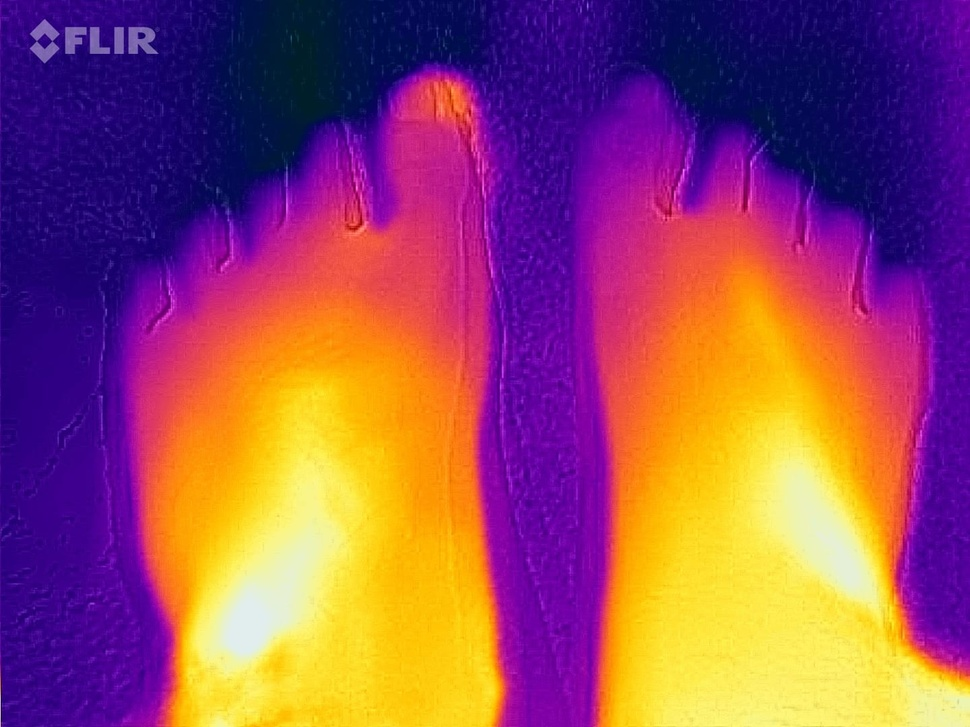
#> input picture inputimg/1.jpeg, 970 x 727 px, shrunk from 1440 x 1080 before the run
$ python -i universal_finder.py   (imports and definitions only)
#> lines starting #> are read from the running program, lines starting #| are printed output that depends on the picture; after the words box and inside, x2 and y2 are one past the last pixel; in counts of white or black regions, pixels touching at a corner belong together
#> further down, picture is the input picture: shape (727, 970, 3); mean B, G, R 99, 77.6, 149.1
import cv2
import numpy as np

class UniversalFinder:
    """
    Anatomie-unabhängige Erkennung von Hitzezentren (Hotspots).
    Wird als Fallback genutzt, wenn keine spezifischen Körperteile (wie Füße) erkannt werden.
    """
    @staticmethod
    def find_hotspots(image: np.ndarray, max_regions: int = 6) -> list:
#> called with max_regions = 6
        h, w = image.shape[:2]
#> h = 727; w = 970
        gray = cv2.cvtColor(image, cv2.COLOR_BGR2GRAY)
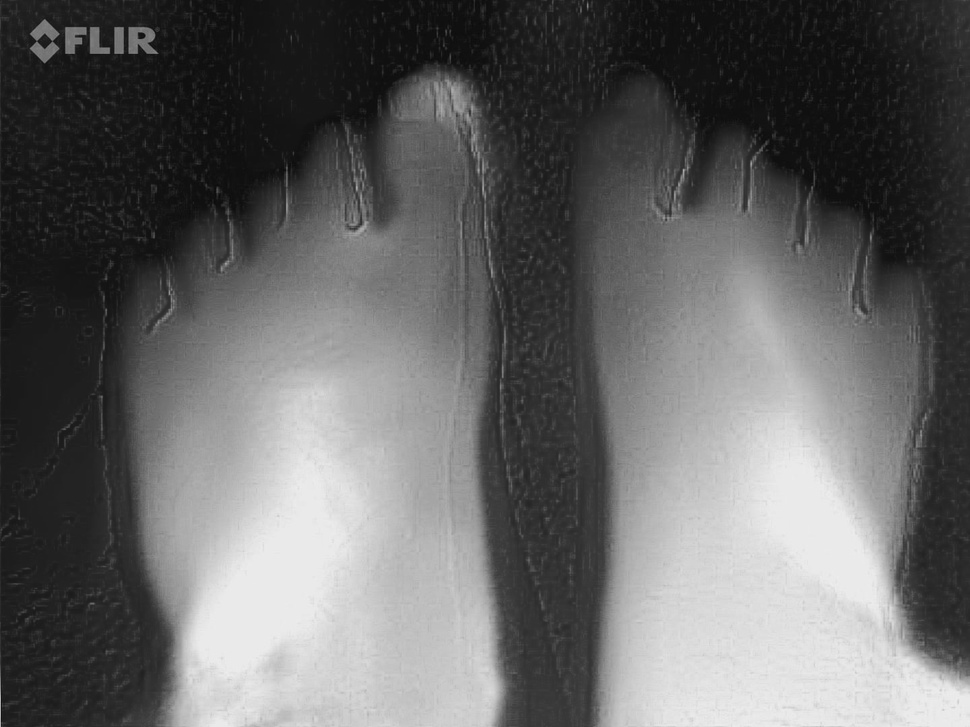
#> gray: shape (727, 970); min 10, max 238, mean 101.4

        # Starker Weichzeichner, um Rauschen zu ignorieren und Kern-Zentren zu finden
        blurred = cv2.GaussianBlur(gray, (21, 21), 0)

        # Finde den absolut wärmsten Punkt im Bild
        min_val, max_val, min_loc, max_loc = cv2.minMaxLoc(blurred)
#> min_val = 16; max_val = 234; min_loc = (707, 15); max_loc = (794, 466)

        # Wenn das Bild komplett kalt/schwarz ist, brich ab
        if max_val < 50:
            return []

        # Binarisierung: Isoliere alles, was mindestens 80% der Maximaltemperatur hat
        threshold_value = max_val * 0.8
#> threshold_value = 187.2
        _, thresh = cv2.threshold(blurred, threshold_value, 255, cv2.THRESH_BINARY)
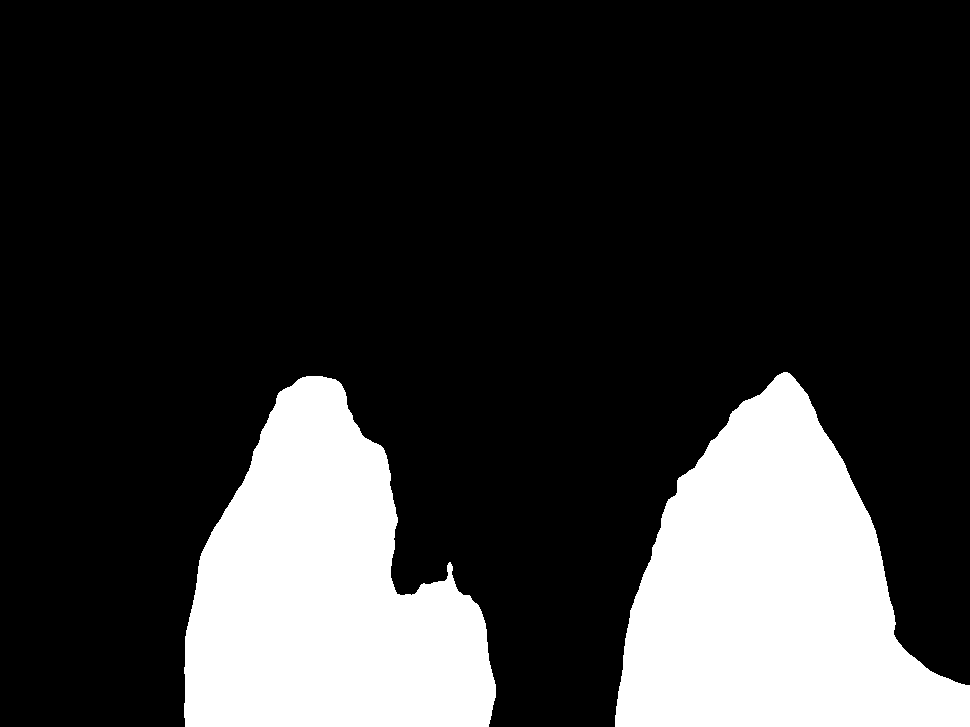
#> thresh: shape (727, 970); 20.9% white; 2 white regions

        # Konturen der Hotspots finden
        contours, _ = cv2.findContours(thresh, cv2.RETR_EXTERNAL, cv2.CHAIN_APPROX_SIMPLE)
#> contours = 2 contours; box (x1, y1, x2, y2) and area: (615, 372, 970, 727) 75056, (184, 376, 496, 727) 70908

        # Nach Größe (Fläche) sortieren, um winzige Störpixel zu filtern
        contours = sorted(contours, key=cv2.contourArea, reverse=True)

        detected_points = []
        for i, cnt in enumerate(contours[:max_regions]):
            # Mindestgröße für einen gültigen Hotspot
            if cv2.contourArea(cnt) < (w * h * 0.005):
                continue

            # Berechne den geometrischen Schwerpunkt (Zentrum) der Hitzequelle
            M = cv2.moments(cnt)
            if M["m00"] != 0:
                cX = int(M["m10"] / M["m00"])
                cY = int(M["m01"] / M["m00"])
            else:
                # Fallback auf Bounding-Box Mitte
                x, y, bw, bh = cv2.boundingRect(cnt)
                cX = x + bw // 2
                cY = y + bh // 2

            detected_points.append({
                "name": f"Universal Region {i+1}",
                "punkt": (cX, cY)
            })
#> this loop made 2 passes
#> (cX, cY) on passes 1 to 2: (772, 593), (324, 593)
#> after the loop, detected_points = 2 items

        return detected_points

>>> import cv2
>>> picture = cv2.imread('inputimg/1.jpeg')
>>> result = UniversalFinder().find_hotspots(picture)
#> result = 2 items

$ run again, on inputimg/2.jpeg
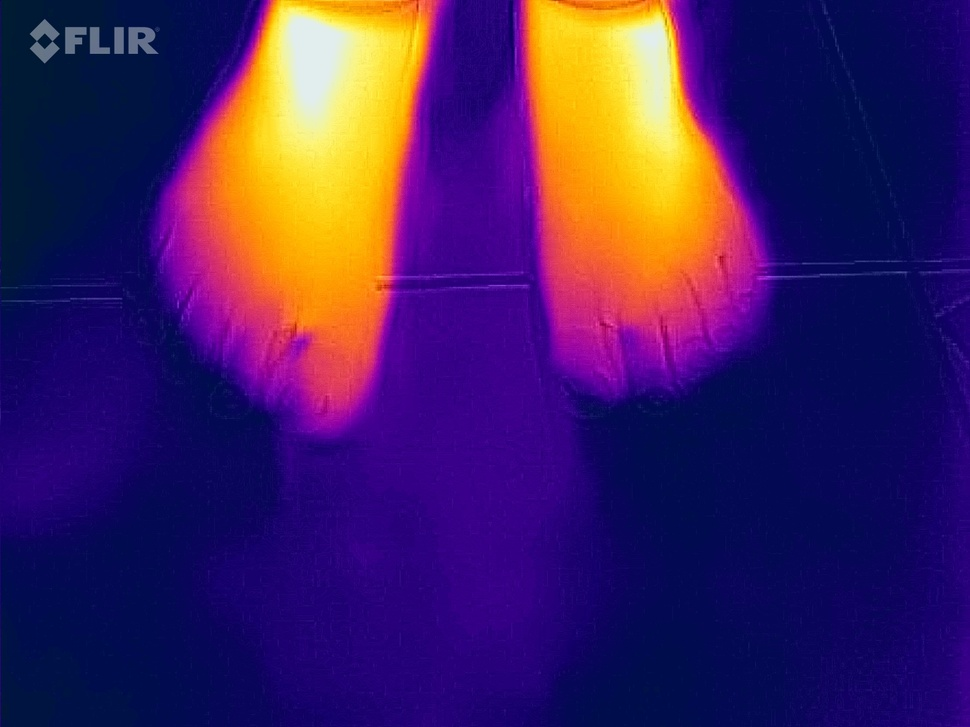
#> input picture inputimg/2.jpeg, 970 x 727 px, shrunk from 1440 x 1080 before the run
#> picture is the input picture: shape (727, 970, 3); mean B, G, R 95.7, 33.6, 66.7
#> in find_hotspots, `gray = cv2.cvtColor(image, cv2.COLOR_BGR2GRAY)`:
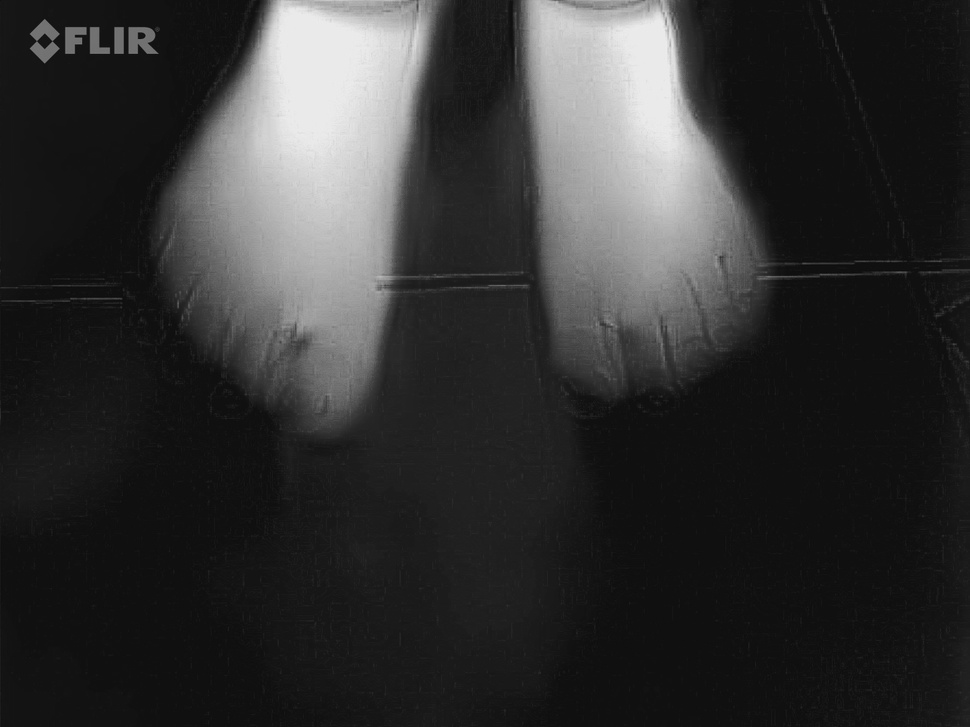
#> gray: shape (727, 970); min 9, max 238, mean 50.6
#> min_val = 16; max_val = 234; min_loc = (210, 0); max_loc = (293, 17)
#> threshold_value = 187.2
#> in find_hotspots, `_, thresh = cv2.threshold(blurred, threshold_value, 255, cv2.THRESH_BI..`:
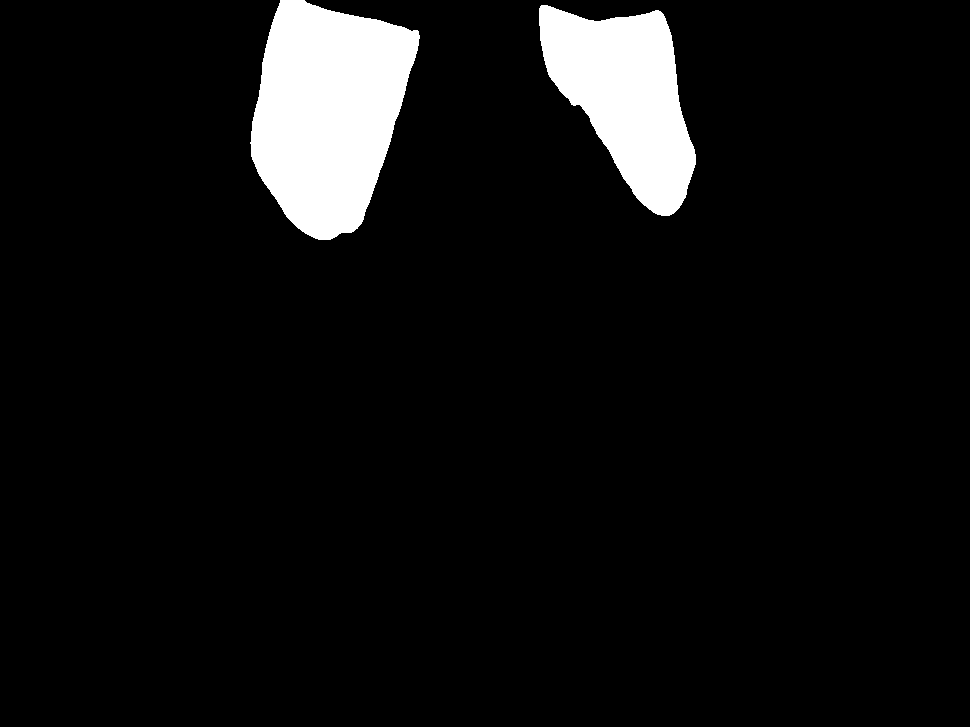
#> thresh: shape (727, 970); 6.8% white; 2 white regions
#> contours = 2 contours; box (x1, y1, x2, y2) and area: (250, 0, 420, 240) 28229, (539, 5, 696, 216) 19294
#> the loop in find_hotspots, `for i, cnt in enumerate(contours[:max_regions]):` made 2 passes
#> (cX, cY) on passes 1 to 2: (327, 112), (625, 96)
#> after the loop in find_hotspots, `for i, cnt in enumerate(contours[:max_regions]):`: detected_points = 2 items

$ run again, on inputimg/3.jpeg
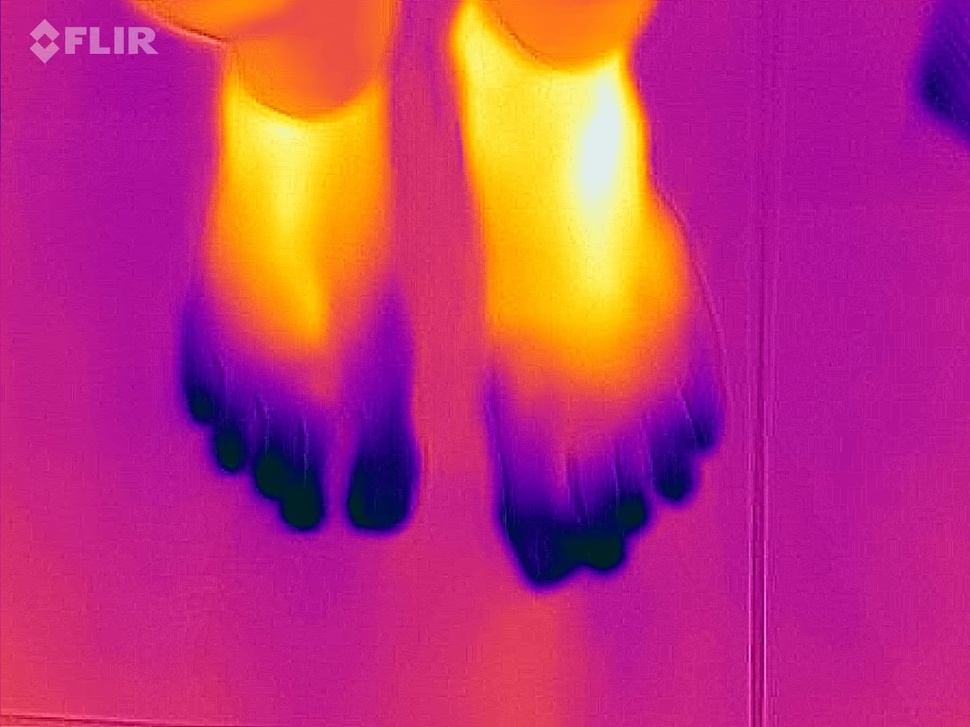
#> input picture inputimg/3.jpeg, 970 x 727 px, shrunk from 1440 x 1080 before the run
#> picture is the input picture: shape (727, 970, 3); mean B, G, R 119.5, 52, 190.3
#> in find_hotspots, `gray = cv2.cvtColor(image, cv2.COLOR_BGR2GRAY)`:
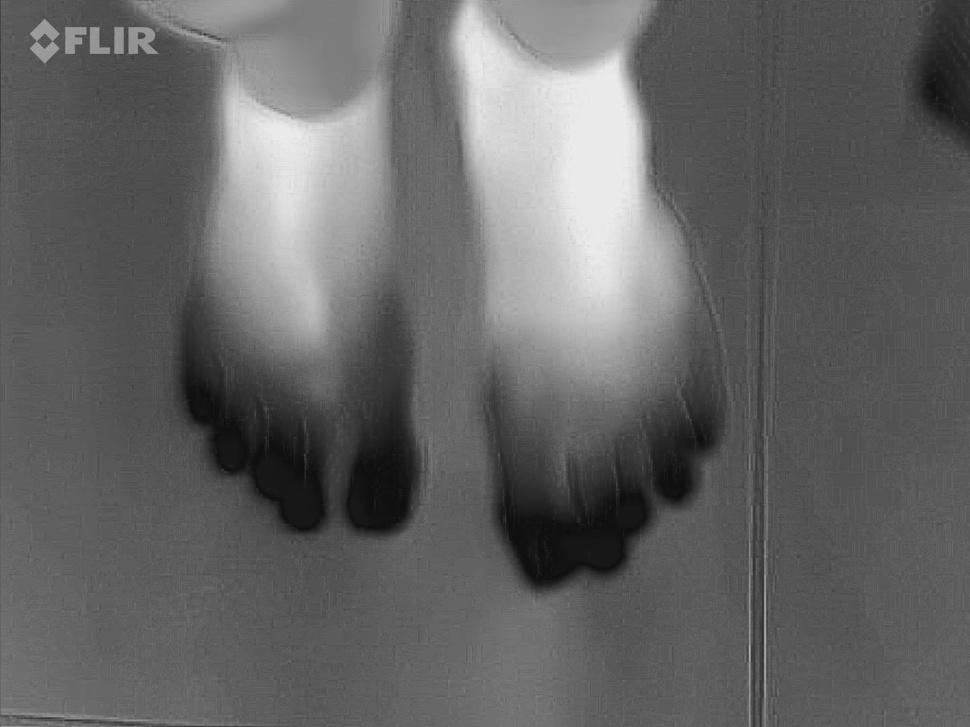
#> gray: shape (727, 970); min 12, max 238, mean 101.1
#> min_val = 16; max_val = 234; min_loc = (369, 474); max_loc = (607, 76)
#> threshold_value = 187.2
#> in find_hotspots, `_, thresh = cv2.threshold(blurred, threshold_value, 255, cv2.THRESH_BI..`:
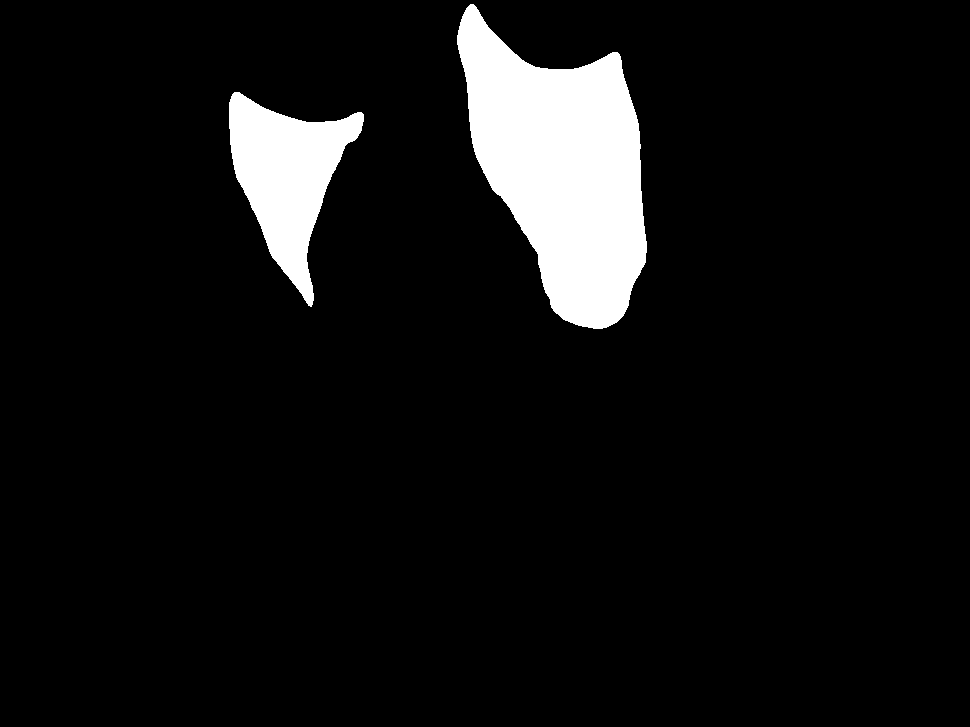
#> thresh: shape (727, 970); 7.2% white; 2 white regions
#> contours = 2 contours; box (x1, y1, x2, y2) and area: (457, 4, 647, 329) 36627, (229, 92, 364, 307) 13338
#> the loop in find_hotspots, `for i, cnt in enumerate(contours[:max_regions]):` made 2 passes
#> (cX, cY) on passes 1 to 2: (561, 168), (286, 175)
#> after the loop in find_hotspots, `for i, cnt in enumerate(contours[:max_regions]):`: detected_points = 2 items

$ run again, on inputimg/4.jpeg
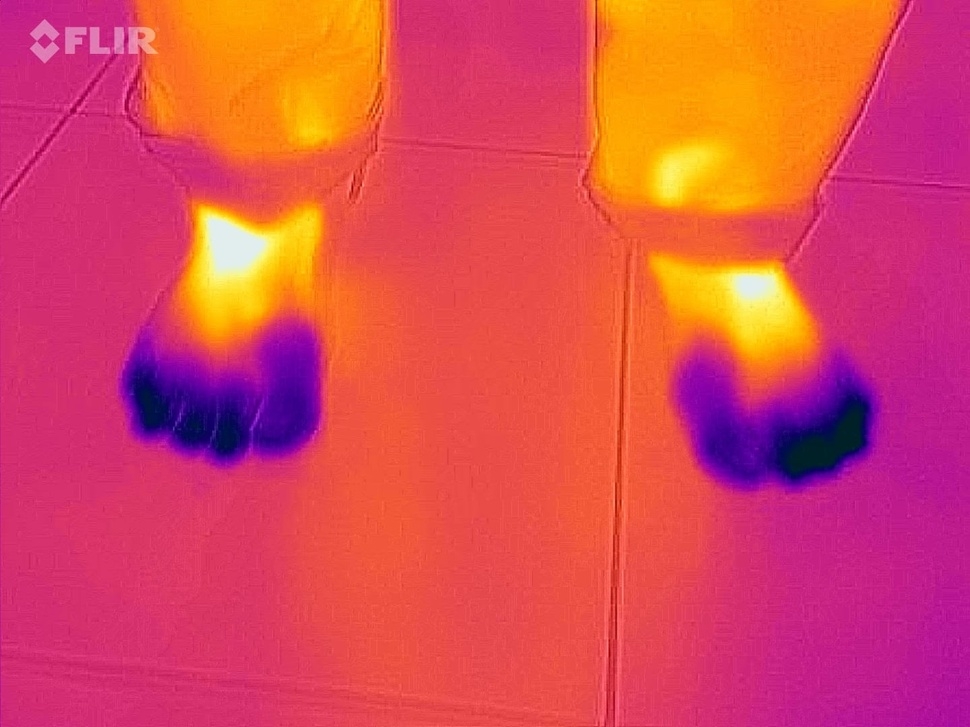
#> input picture inputimg/4.jpeg, 970 x 727 px, shrunk from 1440 x 1080 before the run
#> picture is the input picture: shape (727, 970, 3); mean B, G, R 86.8, 72.1, 217.8
#> in find_hotspots, `gray = cv2.cvtColor(image, cv2.COLOR_BGR2GRAY)`:
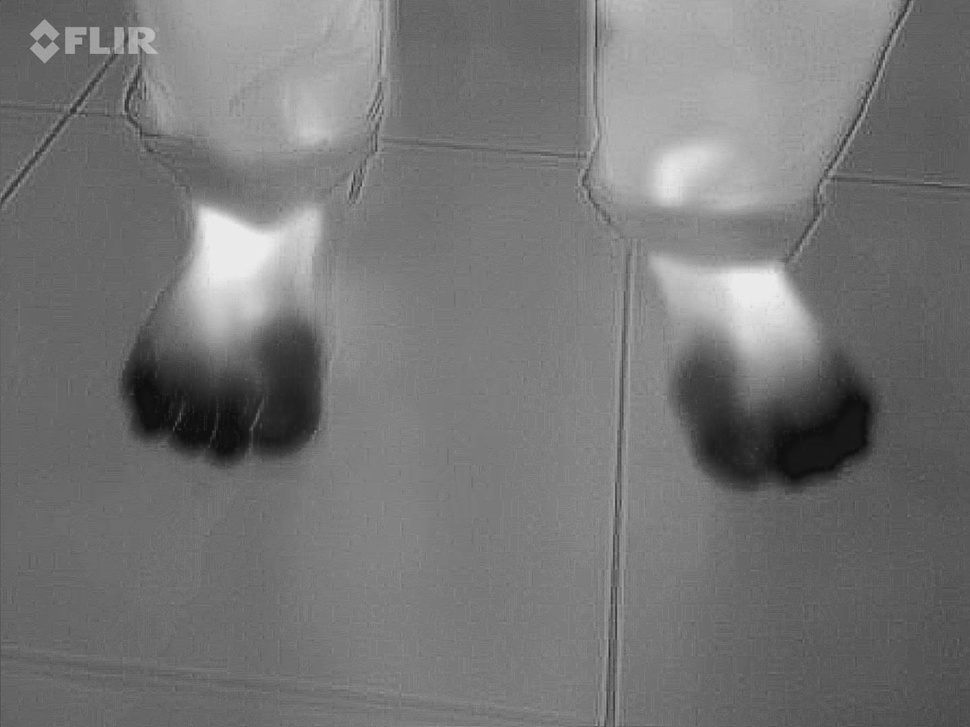
#> gray: shape (727, 970); min 11, max 238, mean 117.3
#> min_val = 17; max_val = 234; min_loc = (145, 385); max_loc = (213, 223)
#> threshold_value = 187.2
#> in find_hotspots, `_, thresh = cv2.threshold(blurred, threshold_value, 255, cv2.THRESH_BI..`:
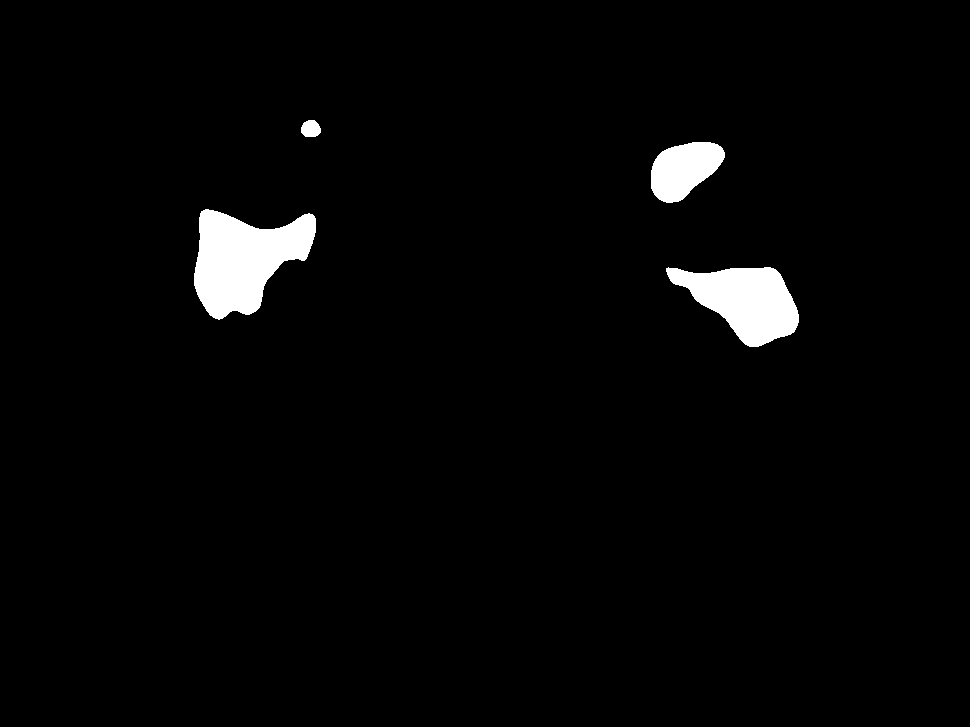
#> thresh: shape (727, 970); 2.6% white; 4 white regions
#> contours = 4 contours; box (x1, y1, x2, y2) and area: (194, 209, 316, 320) 8184, (666, 267, 799, 347) 6122, (651, 142, 725, 203) 2992, (301, 120, 321, 137) 248
#> the loop in find_hotspots, `for i, cnt in enumerate(contours[:max_regions]):` made 4 passes
#> (cX, cY) on passes 1 to 2: (243, 259), (744, 300)
#> after the loop in find_hotspots, `for i, cnt in enumerate(contours[:max_regions]):`: detected_points = 2 items
